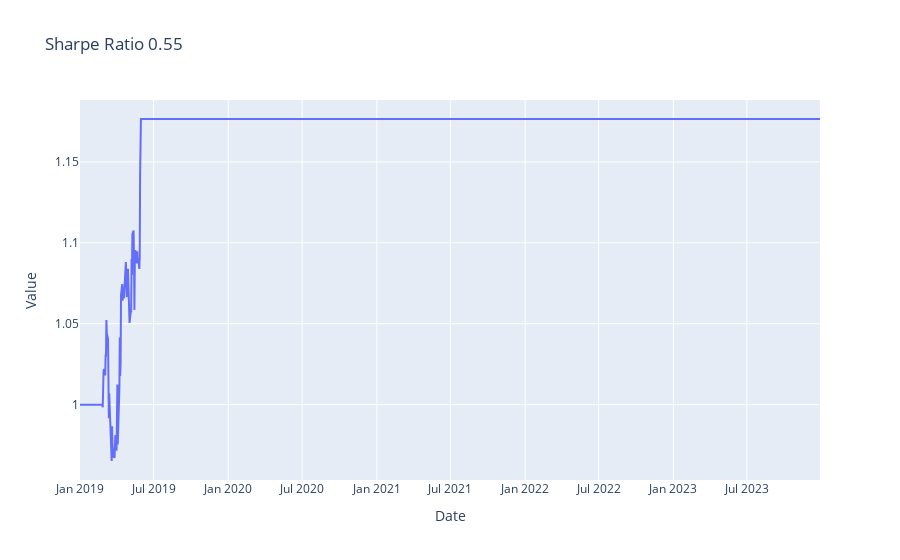

Notebook cell for this chart:
### Markdown cell above
#### Baseline trading policies

### Code cell
trader = ag.Trading(train,test)
threshold_policy = bp.ThresholdTradingPolicy(enter_long = mu-0.75*sigma, exit_long=mu-0.25*sigma, enter_short = mu+0.75*sigma, exit_short = mu+0.25*sigma)
bt = btest.Backtester(trader, threshold_policy)
bt.summary()

### Figure 1 — Plotly figure (JSON) as saved in the notebook; plotly's stock layout.template omitted (floating-point values rounded to 4 significant figures; data arrays with more than 128 entries replaced by an {"elided": "..."} marker saying what was removed)
{"data": [{"mode": "lines", "type": "scatter", "x": {"elided": "1303 str values"}, "y": {"elided": "1303 float values"}}], "layout": {"title": {"text": "Sharpe Ratio 0.55"}, "xaxis": {"title": {"text": "Date"}}, "yaxis": {"title": {"text": "Value"}}}}
